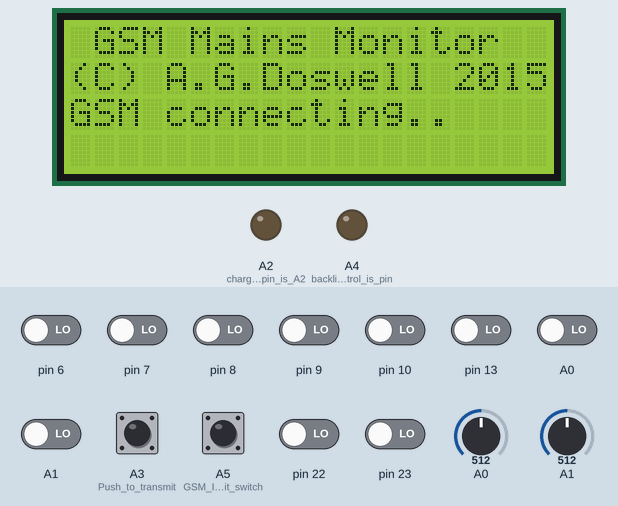
The sketch below on a simulated Arduino Uno, built with avr-gcc and run on an emulated ATmega328P. Shown: 20×4 character LCD, output pins drawn as LEDs (lit = HIGH). Inputs (shaded band) come from the test bench; at power-on: A3 (Push_to_transmit), A5 (GSM_Inhibit_switch) HIGH, A0, A1, pin 6–10, pin 13, pin 22, pin 23 LOW, A0 = 512, A1 = 512. What the sketch prints to the serial monitor is not drawn.

Above: at 12.8 s.
At 67.2 s:
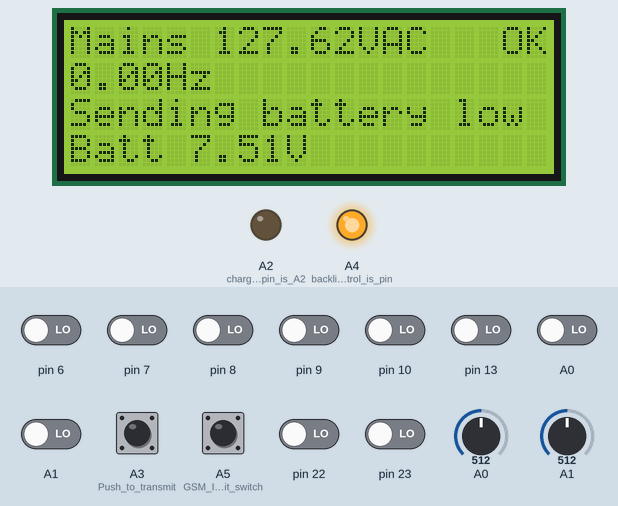
At 85.2 s:
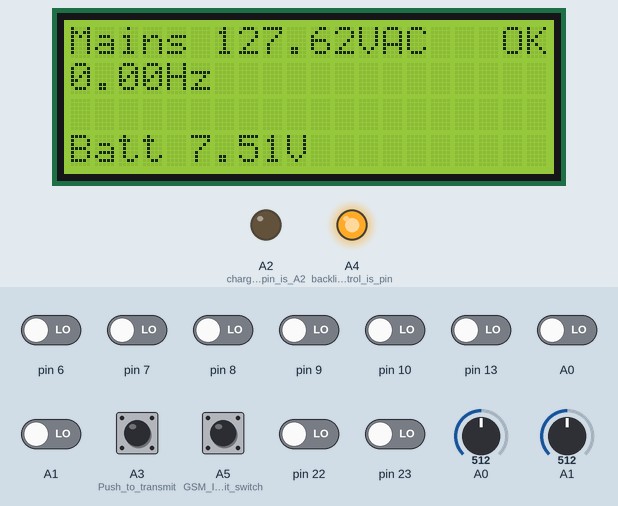
Timing chart, 0 to 130.0 s (numbered marks = the images above):
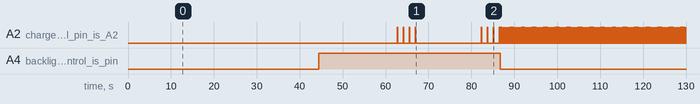

The sketch:

Mains_monitor_v1.0_for_web.ino
```cpp
// (licence header left out)
   #include <FreqMeasure.h>
   #include <LiquidCrystal.h>


  double SumFreq=0; // Cumulative frequency
  int CountFreq=0; // Number of time frequency has been measured
  double SumACVolt=0; // Cumulative ACVoltage
  int Count=0; // Loop counter
  float FrequencyOut = 50; // Default frequency value
  float ACVoltage =0; // instantaneous ACVoltage
  float DCVoltage =12; // Default DC Voltage
  float ACVoltageAvg = 240; //Default AC Voltage
  boolean SMSTransmitFlag = true; // SMSTransmit flag. This is used to prevent message duplication, and also ensures a power restored message is sent on power up
  boolean BatteryTransmitFlag = false; // Flag set when battery voltage drops, to prevent multiple messages being sent
  boolean FailFlag = false; // Used to check if the mains is OK or not
  String text=""; // Used in the composition of SMS message
  int Status = 3; // Ensures the voltage and frequency loop is completed 3 times on power up, to elliminate spikes on power up, and also after SMS message has been transmitted. Prevents false triggering.
  float MainsMinV = 216.2; // This sets the lower limit for the mains voltage. Change this to suit your local voltage limit
  float MainsMaxV= 253; // Maximum voltage limit
  float BatteryMin=11.2; // Battery low limit
  float MainsMinF=49.5; // Minimum allowable mains frequency limit, change to suit local power
  float MainsMaxF=50.5; // Maximum allowable mains frequency limit.
  char Reply[200]; // Serial buffer length
  int Signal; // Signal strength as reported
  int temp1; // 4 temporary integers, used to extract the data from the incoming serial.
  int temp2;
  int temp3;
  int temp4;
  int BER; // Bit error rate
  int SignaldBm; //Signal in dBm
  char Provider [34]; // Service Privider name
  LiquidCrystal lcd(12, 11, 5, 4, 3, 2); // Define where our LCD is connected.


  void setup() {
    Serial.begin(9600); // Start serial comms.
    delay(2000); // alow GSM module time to come up before we attempt to configure it
    digitalWrite (A4, HIGH); // Switch the LCD backlight on
    lcd.begin(20,4);
    lcd.clear();
    lcd.setCursor (0,0);
    lcd.print (" GSM Mains Monitor ");
    lcd.setCursor(0,1);
    lcd.print ("(C) A.G.Doswell 2015");
    lcd.setCursor (0,2);
    lcd.print ("GSM connecting.");
    Serial.print ("ATE0\r"); // Set SIM 900 echo off
    delay (220);
    GetReply ();
    Serial.print("AT+CMGF=1\r"); // Set Serial to text mode
    delay (220);
    GetReply();
    Serial.print("AT+CNMI=1,2,0,0,0\r"); // set GSM module to send an incoming SMS message to the serial interface automatically.
    delay (220);
    GetReply();
    delay (10000); // wait for GSM to connect
    lcd.print ("."); // and draw some dots so the user knows something's happening
    delay (10000);
    lcd.print ("..");
    delay (10000);
    lcd.print ("..");
    delay (10000);
    GetProvider ();
    FreqMeasure.begin(); // start the FreqMeasure library
    delay (1500);    // Give FreqMeasure some time to settle
    lcd.clear();
    pinMode (A2, OUTPUT); //charge control pin is A2
    digitalWrite (A2, LOW);  //Charger on
    pinMode (A4, OUTPUT); //backlight control is pin A4
    pinMode (A3, INPUT); // Push to transmit
    digitalWrite (A3, HIGH);
    pinMode (A5, INPUT); // GSM Inhibit switch
    digitalWrite (A5,HIGH);

}

void lcd_display() { //Update the LCD display
  lcd.setCursor (0,0);
  lcd.print ("Mains ");
  if (!ACVoltageAvg) {
    lcd.print ("00");
  }
  lcd.print (ACVoltageAvg);
  lcd.print ("VAC ");
  lcd.setCursor (0,1);
  lcd.print (FrequencyOut);
  lcd.print ("Hz ");
  lcd.setCursor (0,3);
  lcd.print ("Batt ");
  lcd.print (DCVoltage);
  lcd.print ("V ");
  lcd.setCursor (16,0);
  if (!FailFlag) {
    lcd.print ("  OK");
    digitalWrite (A4, HIGH);// make sure the backlight is on.
  }
  else {
    lcd.print ("FAIL");
    digitalWrite (A4, LOW); // switch the backlight off in the event of power fail, to save a few mA, as we're now running on battery
  }
  lcd.setCursor (0,2);
  lcd.print(Provider);
  lcd.print (" ");
  lcd.print(SignaldBm);
  lcd.print("dBm ");
}

void GetBatteryVoltage () { // Get the current battery voltage
    digitalWrite (A2, HIGH); // switch the charger off
    delay (50);
    int sensorValueDC = analogRead (A1);
    digitalWrite (A2, LOW);// switch the charger back on
    DCVoltage = (sensorValueDC * (5.0 / 1023.0)) * 3;
}

void GetACStats () { // Create the averaged outputs for frequency and ACVoltage
    float frequency = FreqMeasure.countToFrequency(SumFreq/CountFreq);
    FrequencyOut = frequency;
    ACVoltageAvg = (SumACVolt/Count);
    if (FrequencyOut == INFINITY) {
      FrequencyOut = 0;
      ACVoltageAvg = 0;
    }
    lcd_display();
    ResetStats ();
}

void TransmitPowerFailSMS () { // Send a power fail message if the mains is out of spec, and only if TX switch is ON.

    if ((!SMSTransmitFlag) && (digitalRead (A5) == HIGH)){
      lcd.setCursor (0,2);
      lcd.print ("Sending Power fail  ");
      text = "Mains Fail "; // Set SMS message first line.
      ComposeMsg (); // Set the rest of the message
      lcd.setCursor (0,2);
      lcd.print ("                    ");
      SMSTransmitFlag = true; // Set The SMS flag, so we know a fail message has been sent.
      ResetStats (); // Reset the frequency and voltage stats. This is to prevent our frequency picking up interference from the GSM module and failing
  }
  else {
    return;
    }
}

void TransmitPowerRestoredSMS () { // Send Power restored message if a fail message has been sent previously, and only if TX switch is ON.
  if ((SMSTransmitFlag == true) && (digitalRead (A5) == HIGH)) {
    lcd.setCursor (0,2);
    lcd.print ("Sending Power OK    ");
    text = "Power Restored.  "; // Set first line of SMS message
    ComposeMsg (); // Set the rest of the message
    lcd.setCursor (0,2);
    lcd.print ("                    ");
    SMSTransmitFlag = false; // set the flag to false, so we don't do this again until a power fail message has been transmitted.
    ResetStats ();
}
  else {
    return;
  }
}

void TransmitBatteryLow () { // Send battery low message if we haven't done it before.
  if ((BatteryTransmitFlag == true) || (digitalRead (A5) == LOW)) {
    return;
  }
    else {
      lcd.setCursor (0,2);
      lcd.print ("Sending battery low ");
      text = "Battery Low ";
      ComposeMsg();
      lcd.setCursor (0,2);
      lcd.print ("                    ");
      BatteryTransmitFlag = true;   // set the battery transmit flag
      ResetStats ();
    }
}

void TransmitStatus() { // Send requested message
  lcd.setCursor (0,2);
  lcd.print ("Sending on request  ");
  delay (150);
  text = "Current Status: ";
  ComposeMsg ();
  lcd.setCursor (0,2);
  lcd.print ("                    ");
  ResetStats ();
}

void GetReply() { // Reads serial replies from GSM module. Checks to see if "OK" is sent by GSM Module

  int i = 0;
  while (Serial.available()>0) {
      Reply[i] = Serial.read();
      delay (10);
      if (Reply [i]=='K' && Reply [i-1] =='O'){
        Serial.read();
        Serial.read();
        Reply [i+1] = '\0';
        Serial.print (Reply);
        return;
      }
      i ++;
  }
  Reply [i] = '\0'; // End the array nicely.

}

void GetSignal() {  // request signal strength from GSM.
  Serial.print ("AT+CSQ\r");
  delay (150);
}

void GetSMS (){ // Checks to see if incoming sms is "Check", if it is , then send status message.
  if (Reply[51]=='C' && Reply[52]=='h' && Reply[53]=='e' && Reply[54]=='c' && Reply[55]=='k') {
    TransmitStatus();
  }
  Count = 0;
}

void GetProvider () { // This runs once, and gets the mobile network service provider ID
  if (Serial.available() !=0){
    GetReply();
  }
  Serial.print ("AT+COPS?\r");
  delay(150);
  GetReply ();
  int i=14;
  while (Reply[i] !='"') {
    Provider [i-14] = Reply[i];
    Provider [i-13] = '\0';
    i++;
  }
}

void ResetStats () { // this routine resets our voltage and frequency statistics, and avoids issues between FreqMeasure and SoftwareSerial libraries sharing an interrupt.
    SumACVolt = 0;
    SumFreq = 0;
    CountFreq=0;
    Count = 0;
}

void ComposeMsg() { // This composes and sends the sms message
      text.concat(ACVoltageAvg);
      text = text + "VAC. ";
      text.concat (FrequencyOut);
      text = text + "Hz. Battery: ";
      text.concat (DCVoltage);
      text = text + "V";
      Serial.print("AT+CMGF=1\r");// AT command to send SMS message
      delay(150);
      Serial.println("AT + CMGS = \"+44xxxxxxxxxx\"");// recipient's mobile number, in international format
      delay(150);
      Serial.println(text);// message to send
      delay(150);
      Serial.println((char)26);                       // End AT command with a ^Z, ASCII code 26
      delay(150);
      Serial.println();
      delay(1500);                                     // give module time to send SMS
      text ="";
      Status = 3;
}

void loop() {

  Count++; //increment a loop counter

  if (digitalRead (A3) == LOW){ // Checks the "push to transmit" button, and transmitts if it's low.
    TransmitStatus();
  }

  if (FreqMeasure.available()) { // Checks frequency of mains, and adds to the sum, ready for averaging.
    SumFreq = SumFreq + FreqMeasure.read();
    CountFreq=CountFreq+1;
  }

  int sensorValue = analogRead(A0); // Reads our scales AV voltage , and adds to the sum, ready for averaging.
  ACVoltage = (sensorValue * (5.0 / 1023.0))*51;
  SumACVolt=SumACVolt+ACVoltage;

   if  (digitalRead (A5) == LOW) {// Checks the transmit inhibit switch.
     lcd.setCursor (14,3);
     lcd.print ("TX off");
   }
   else{
     lcd.setCursor (14,3);
     lcd.print ("      ");
   }


  if (Count ==1) { // everytime the loop counter is 1, get the battry voltage and check the signal strength
    GetBatteryVoltage ();
    GetSignal();
  }

  if (Count == 30 && !Status) { // is the loop counter is 30, and status counter is 0, then calculate the averages.
    GetACStats ();

    if (((ACVoltageAvg <MainsMinV) || (ACVoltageAvg >MainsMaxV)) || ((FrequencyOut <MainsMinF) || (FrequencyOut >MainsMaxF))){ //if mains is outside spec then transmit power fail message
          TransmitPowerFailSMS ();
          FailFlag = true; // sets a flag to say our mains is bad.
     }

    if (((ACVoltage >MainsMinV) && (ACVoltage <MainsMaxV)) && ((FrequencyOut >MainsMinF) && (FrequencyOut <MainsMaxF))) { //If our mains is restored, then transmit a power restored message
        TransmitPowerRestoredSMS();
        FailFlag = false;// resets the falg to say our mains is OK
    }

    if (DCVoltage < BatteryMin) { //Battery Under Voltage? Then transmit Low Battery
      TransmitBatteryLow();
    }
    else {
      BatteryTransmitFlag = false;
    }

  }

  GetReply(); // clear up anything spurious in the serial buffer.

  if (Reply[4]=='S' && Reply[5]=='Q'){ // this routine decodes our signal strength.
    temp1=Reply[8]-'0'; //convert relevant characters from array into integers
    temp2=Reply[9]-'0';
    temp3=Reply[10]-'0';
    temp4=Reply[11]-'0';

    if (temp3 == -4) { // use temp3 to determine where in the array the relevent integers are (-4 is a ",")
      Signal= temp2+ temp1*10; // calculate signal if the first digit is a multiple of 10
      BER = temp4;
    }

    else{
     Signal= temp1; //calculate signal if the first digit is not a multiple of 10
     BER = temp3;
    }

    if ( Signal == 99) { // if our signal is 99, IE no signal condition , the return a signal of -1
      Signal = -1;
    }

    SignaldBm = Signal*2 -113; // calculate dBm for geeks like me.

  }


 if (Reply[4]=='M' && Reply[5] =='T') {// If there's an incoming SMS, then check for "Check" !
   GetSMS ();
 }

 for (int i=0; i<200; i++) { // clean up the serial reply buffer, to stop repeating actions if nothing received.
   Reply[i]=' ';
 }

   if (Count == 1000 && Status !=0) { // if the loop counter is 1000 and the Status counter is not 0, then resest the frequency and voltage stats, and decrement the Status counter.
    ResetStats ();
    Status --;
  }

    if (Count == 1000) { // If the loop counter is 1000, then reset the stats and get the signal strength.
      GetSignal ();
      ResetStats ();
    }
}
/*
 * Copyright (c) 2015 Andrew Doswell
 *
 * Permission is hereby granted, free of charge, to any person obtaining a copy
 * of this software and associated documentation files (the "Software"), to deal
 * in the Software without restriction, including without limitation the rights
 * to use, copy, modify, merge, publish, distribute, sublicense, and/or sell
 * copies of the Software, and to permit persons to whom the Software is
 * furnished to do so, subject to the following conditions:
 *
 * The above copyright notice and this permission notice shall be included in
 * all copies or substantial portions of the Software.
 *
 * THE SOFTWARE IS PROVIDED "AS IS", WITHOUT WARRANTY OF ANY KIND, EXPRESS OR
 * IMPLIED, INCLUDING BUT NOT LIMITED TO THE WARRANTIES OF MERCHANTABILITY,
 * FITNESS FOR A PARTICULAR PURPOSE AND NONINFRINGEMENT. IN NO EVENT SHALL THE
 * AUTHOR(S) OR COPYRIGHT HOLDER(S) BE LIABLE FOR ANY CLAIM, DAMAGES OR OTHER
 * LIABILITY, WHETHER IN AN ACTION OF CONTRACT, TORT OR OTHERWISE, ARISING FROM,
 * OUT OF OR IN CONNECTION WITH THE SOFTWARE OR THE USE OR OTHER DEALINGS IN
 * THE SOFTWARE.
 */
```

Measured:
- by itself, A4 (backlight_control_is_pin): HIGH → LOW at 86.8 s
- by itself, A2 (charge_control_pin_is_A2): goes 3 × (HIGH 0.05 s, LOW 1.3 s), HIGH 0.05 s, LOW 15.3 s, 3 × (HIGH 0.05 s, LOW 1.3 s), 178 × (HIGH 0.05 s, LOW 0.19 s), HIGH 0.05 s, then LOW
- what the display in image 1 shows lasts 15.1 s, from 67.2 s to 82.3 s
